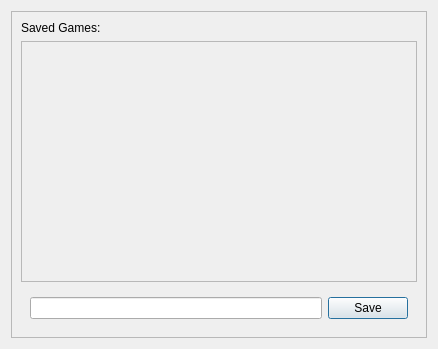
<?xml version="1.0" encoding="UTF-8"?>
<ui version="4.0">
 <class>SaveAs</class>
 <widget class="QDialog" name="SaveAs">
  <property name="geometry">
   <rect>
    <x>0</x>
    <y>0</y>
    <width>438</width>
    <height>349</height>
   </rect>
  </property>
  <property name="windowTitle">
   <string>Save Game as...</string>
  </property>
  <layout class="QVBoxLayout" name="verticalLayout">
   <item>
    <widget class="QScrollArea" name="scrollAreaSaveAsDialog">
     <property name="widgetResizable">
      <bool>true</bool>
     </property>
     <widget class="QWidget" name="scrollAreaWidgetContents">
      <property name="geometry">
       <rect>
        <x>0</x>
        <y>0</y>
        <width>418</width>
        <height>329</height>
       </rect>
      </property>
      <layout class="QVBoxLayout" name="verticalLayout_2">
       <item>
        <widget class="QLabel" name="labelSavedGames">
         <property name="text">
          <string>Saved Games:</string>
         </property>
        </widget>
       </item>
       <item>
        <widget class="QScrollArea" name="scrollAreaSavedGames">
         <property name="widgetResizable">
          <bool>true</bool>
         </property>
         <widget class="QWidget" name="savedGamesArea">
          <property name="geometry">
           <rect>
            <x>0</x>
            <y>0</y>
            <width>398</width>
            <height>241</height>
           </rect>
          </property>
          <layout class="QVBoxLayout" name="verticalLayout_3"/>
         </widget>
        </widget>
       </item>
       <item>
        <widget class="QWidget" name="saveButtonArea" native="true">
         <layout class="QHBoxLayout" name="horizontalLayout_2">
          <item>
           <widget class="QLineEdit" name="nameGame"/>
          </item>
          <item>
           <widget class="QPushButton" name="saveButton">
            <property name="text">
             <string>Save</string>
            </property>
           </widget>
          </item>
         </layout>
        </widget>
       </item>
      </layout>
     </widget>
    </widget>
   </item>
  </layout>
 </widget>
 <resources/>
 <connections/>
</ui>
